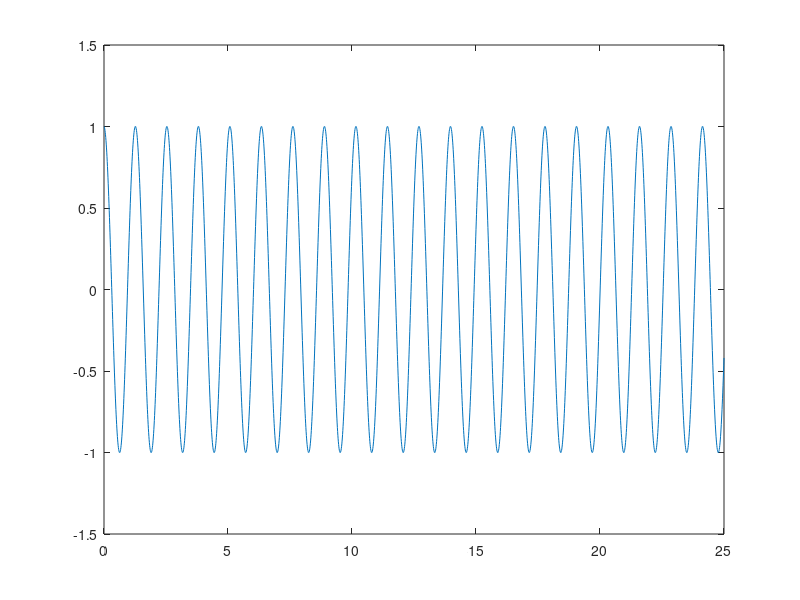
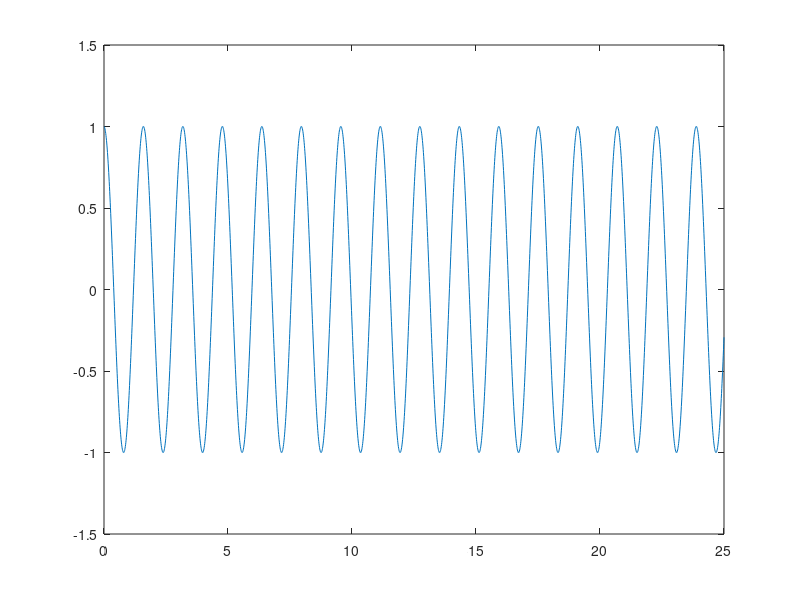
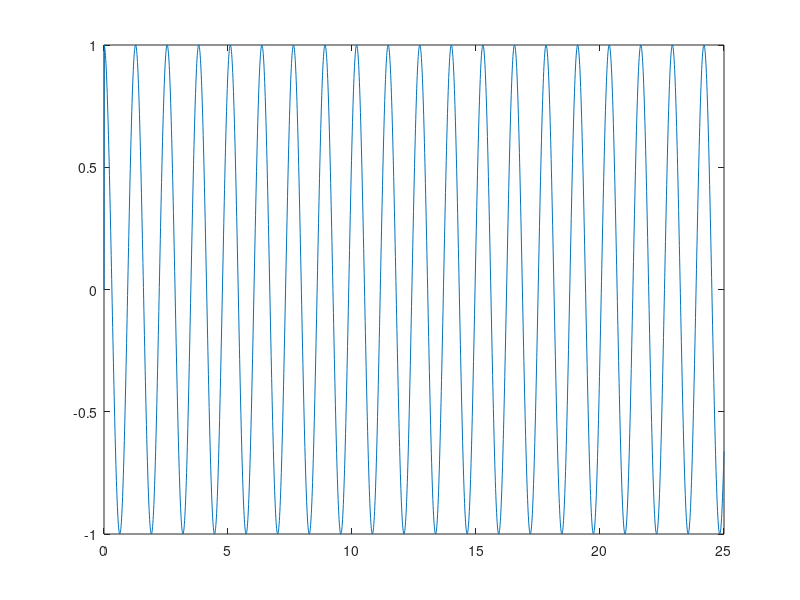
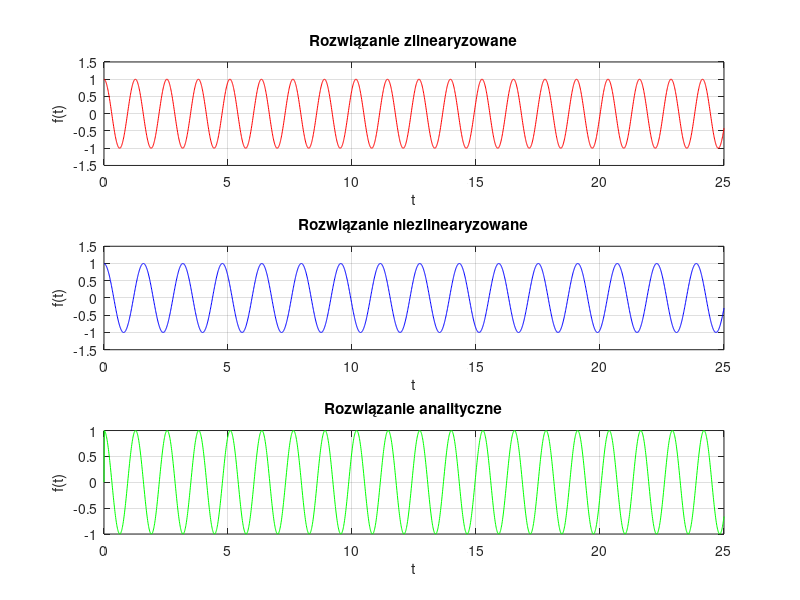

MATLAB code to generate these figures, in order:
clear;
close all;




teta_agree = 90;
teda_radian = deg2rad(teta_agree);
h = 0.01;
t = 0:h:25;
t_length = length(t);




l = 1;
g = 9.91;
x = g/l;

v1 = zeros(1,t_length);
a1 = zeros(1,t_length);
v2 = zeros(1,t_length);
a2 = zeros(1,t_length);
cos_func = zeros(1,t_length);

v1(1) = 0;
v2(1) = 0;
a1(1) = 1;
a2(1) = 1;

for i = 2:t_length
    v1(i) = v1(i-1) + teda_radian*h*a1(i-1);
    a1(i) = a1(i-1) - teda_radian*x*h*v1(i);
end

figure(1)
plot(t,a1);


for i = 2:t_length
    v2(i) = v2(i-1) + teda_radian*h*a2(i-1);
    a2(i) = a2(i-1) - sin(teda_radian)*h*x*v2(i);
end

figure(2);
plot(t,a2);

for i = 2:t_length
    cos_func(i) = cos(pi*t(i)*teda_radian);
end

figure(3);
plot(t,cos_func);

figure(4)

subplot(3,1,1);
plot(t,a1,"r");
title("Rozwiązanie zlinearyzowane");
xlabel("t")
ylabel("f(t)");
grid on;
subplot(3,1,2);
plot(t,a2,"b");
title("Rozwiązanie niezlinearyzowane");
xlabel("t")
ylabel("f(t)");
grid on;
subplot(3,1,3);
plot(t,cos_func,"g")
title("Rozwiązanie analityczne");
xlabel("t")
ylabel("f(t)");
grid on;


figure(5);
plot(t,a1,"r");
hold on
plot(t,a2,"b");
hold on;
plot(t,cos_func,"g");
title("Poszczególne rozwiązania przedsatwiona na jednym wykresie");
xlabel("t")
ylabel("f(t)");
legend("Rozwiązanie zlinearyzowane","Rozwiązanie niezlinearyzowane","Rozwiązanie analityczne")
grid on;